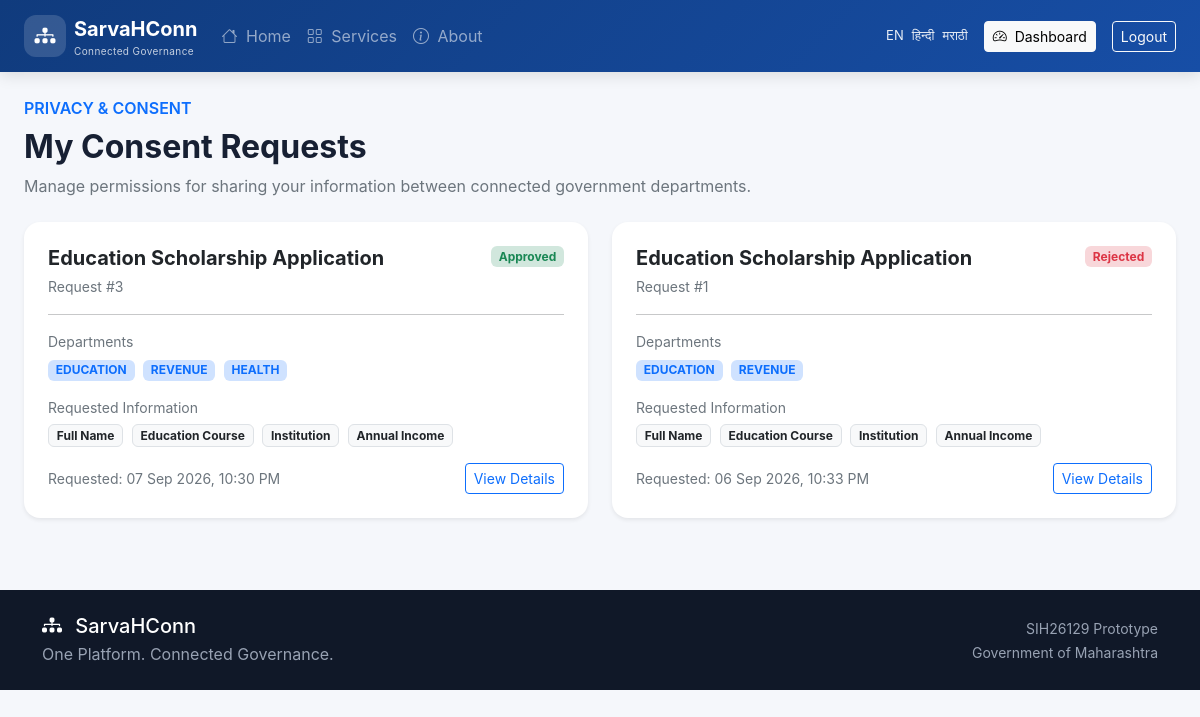
/consent/ (signed in), run on the app's committed database.
### consent/models.py (models this page shows, shortened)
class ConsentRequest(models.Model):
    STATUS_CHOICES = [
        ("PENDING", "Pending"),
        ("APPROVED", "Approved"),
        ("REJECTED", "Rejected"),
        ("EXPIRED", "Expired"),
    ]
    citizen = models.ForeignKey(
        settings.AUTH_USER_MODEL,
        on_delete=models.CASCADE,
        related_name="consent_requests",
    )
    purpose = models.CharField(
        max_length=255
    )
    requested_data = models.JSONField(
        default=list,
        blank=True
    )
    departments = models.JSONField(
        default=list,
        blank=True
    )
    status = models.CharField(
        max_length=20,
        choices=STATUS_CHOICES,
        default="PENDING",
    )
    requested_at = models.DateTimeField(
        auto_now_add=True
    )
    expires_at = models.DateTimeField(
        null=True,
        blank=True
    )
    responded_at = models.DateTimeField(
        null=True,
        blank=True
    )
    class Meta:
        ordering = ["-requested_at"]

### consent/views.py (the view)
@login_required
def consent_list(request):
    consent_requests = ConsentRequest.objects.filter(
        citizen=request.user
    )
    return render(
        request,
        "consent/list.html",
        {
            "consent_requests": consent_requests,
        },
    )

### templates/consent/list.html (shortened to what this page needs)
{% extends "base.html" %}
{% block content %}
<div class="container-fluid px-4 py-4">
    <div class="mb-4">
        <span class="text-primary fw-semibold">
            PRIVACY & CONSENT
        </span>
        <h2 class="fw-bold mt-2">
            My Consent Requests
        </h2>
        <p class="text-secondary">
            Manage permissions for sharing your information
            between connected government departments.
        </p>
    </div>
    {% if consent_requests %}
        <div class="row g-4">
            {% for consent in consent_requests %}
            <div class="col-lg-6">
                <div class="card border-0 shadow-sm h-100">
                    <div class="card-body p-4">
                        <div class="d-flex justify-content-between align-items-start">
                            <div>
                                <h5 class="fw-bold mb-1">
                                    {{ consent.purpose }}
                                </h5>
                                <small class="text-secondary">
                                    Request #{{ consent.id }}
                                </small>
                            </div>
                            {% if consent.status == "PENDING" %}
                                <span class="badge bg-warning-subtle text-warning">
                                    Pending
                                </span>
                            {% elif consent.status == "APPROVED" %}
                                <span class="badge bg-success-subtle text-success">
                                    Approved
                                </span>
                            {% elif consent.status == "REJECTED" %}
                                <span class="badge bg-danger-subtle text-danger">
                                    Rejected
                                </span>
                            {% else %}
                                <span class="badge bg-secondary-subtle text-secondary">
                                    {{ consent.get_status_display }}
                                </span>
                            {% endif %}
                        </div>
                        <hr>
                        <div class="mb-3">
                            <small class="text-secondary d-block mb-1">
                                Departments
                            </small>
                            {% for department in consent.departments %}
                                <span class="badge bg-primary-subtle text-primary me-1">
                                    {{ department }}
                                </span>
                            {% endfor %}
                        </div>
                        <div class="mb-3">
                            <small class="text-secondary d-block mb-1">
                                Requested Information
                            </small>
                            {% for data in consent.requested_data %}
                                <span class="badge bg-light text-dark border me-1">
                                    {{ data }}
                                </span>
                            {% endfor %}
                        </div>
                        <div class="d-flex justify-content-between align-items-center">
                            <small class="text-secondary">
                                Requested:
                                {{ consent.requested_at|date:"d M Y, h:i A" }}
                            </small>
                            <a
                                href="{% url 'consent:detail' consent.id %}"
                                class="btn btn-outline-primary btn-sm"
                            >
                                View Details
                            </a>
                        </div>
                    </div>
                </div>
            </div>
            {% endfor %}
        </div>
    {% endif %}
</div>
{% endblock %}

### static/css/style.css (style rules this page uses)
:root { --sh-primary: #174ea6; --sh-primary-dark: #103b7d; --sh-secondary: #0f766e; --sh-bg: #f5f7fb; --sh-text: #172033; --sh-muted: #667085; --sh-border: #e5e7eb; --sh-card: #ffffff; }
body { margin: 0; background: var(--sh-bg); color: var(--sh-text); font-family: Inter, system-ui, -apple-system, BlinkMacSystemFont, "Segoe UI", sans-serif; }
.card { border-radius: 16px; }

### data on the page
ConsentRequest: purpose "Education Scholarship Application", id "3", status "Approved", departments "EDUCATION" "REVENUE" "HEALTH", requested_data "Full Name" "Education Course" "Institution" "Annual Income", requested_at "07 Sep 2026, 10:30 PM"
ConsentRequest: purpose "Education Scholarship Application", id "1", status "Rejected", departments "EDUCATION" "REVENUE", requested_data "Full Name" "Education Course" "Institution" "Annual Income", requested_at "06 Sep 2026, 10:33 PM"
